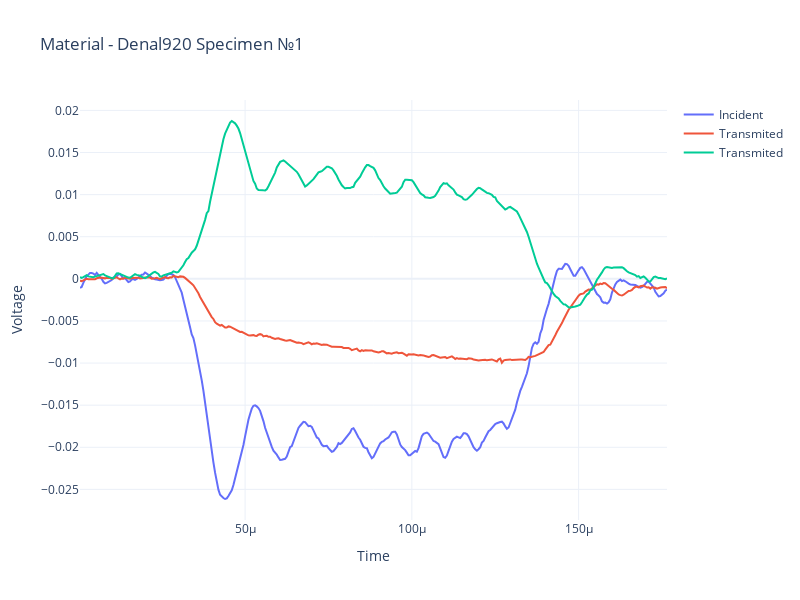

The code cell stored with this chart in its notebook:
### Code cell
fig2 = go.Figure()
fig2.update_layout(template = 'plotly_white', width=800, height=600,
                  title = f"Material - {material[0]} Specimen №{specimen[0][0:-1]}")
fig2.add_trace(go.Scatter(x = ca.time, y = ca.corr_incid.y, name = 'Incident'))
fig2.add_trace(go.Scatter(x = ca.time, y = ca.corr_trans.y, name = 'Transmited'))
fig2.add_trace(go.Scatter(x = ca.time, y = ca.corr_refle.y, name = 'Transmited'))
fig2.update_yaxes(title = 'Voltage')
fig2.update_xaxes(title = 'Time')
fig2.show()

### Figure 1 — Plotly figure (JSON) as saved in the notebook; plotly's stock layout.template omitted (floating-point values rounded to 4 significant figures; data arrays with more than 128 entries replaced by an {"elided": "..."} marker saying what was removed)
{"data": [{"name": "Incident", "type": "scatter", "x": {"elided": "353 float values"}, "y": {"elided": "353 float values"}}, {"name": "Transmited", "type": "scatter", "x": {"elided": "353 float values"}, "y": {"elided": "353 float values"}}, {"name": "Transmited", "type": "scatter", "x": {"elided": "353 float values"}, "y": {"elided": "353 float values"}}], "layout": {"height": 600, "title": {"text": "Material - Denal920 Specimen №1"}, "width": 800, "xaxis": {"title": {"text": "Time"}}, "yaxis": {"title": {"text": "Voltage"}}}}
